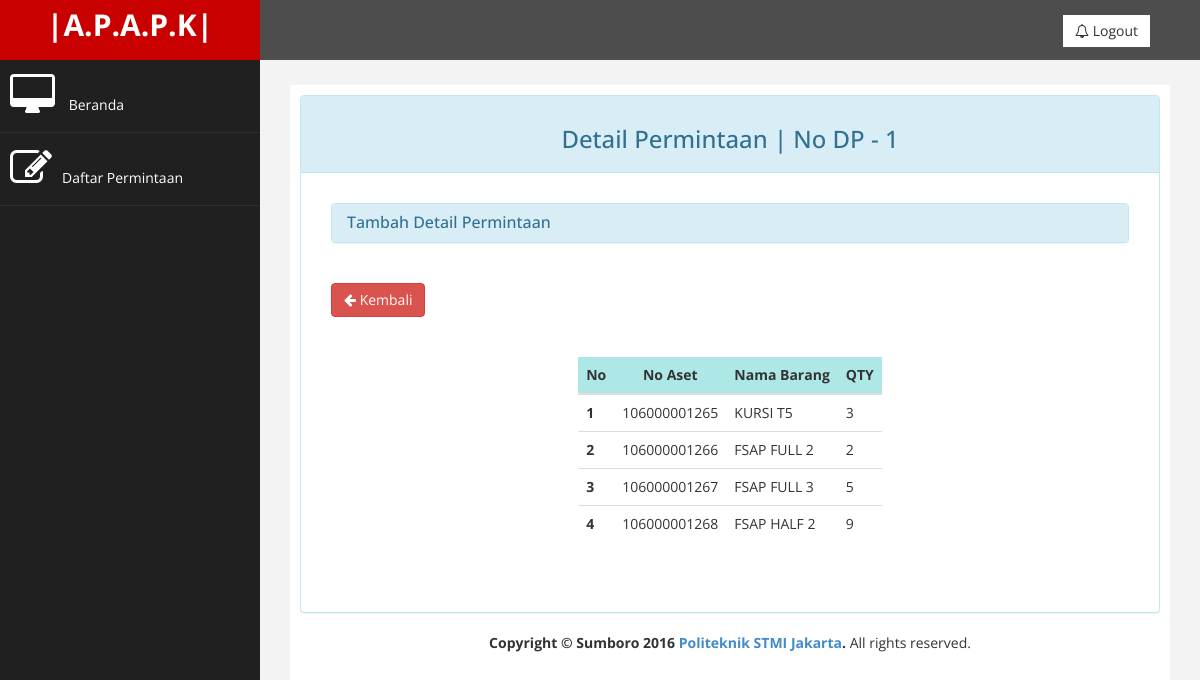
Screenshot of /index.php?halaman=datadpuser&id=1 (signed in) with the database file from the repository.
### tables this page shows
CREATE TABLE IF NOT EXISTS `daftar_permintaan` (
  `no_dp` int(12) NOT NULL AUTO_INCREMENT,
  `ndp` int(10) NOT NULL,
  `no_aset` bigint(15) NOT NULL,
  `qty` int(10) NOT NULL,
  PRIMARY KEY (`no_dp`)
);

CREATE TABLE IF NOT EXISTS `aset_brg` (
  `no_aset` bigint(30) NOT NULL AUTO_INCREMENT,
  `kode_brg` int(10) NOT NULL,
  `stock` int(5) NOT NULL,
  `satuan` varchar(10) NOT NULL,
  `stock_min` int(5) NOT NULL,
  `lokasi` varchar(20) NOT NULL,
  PRIMARY KEY (`no_aset`)
);

CREATE TABLE IF NOT EXISTS `ms_brg` (
  `kode_brg` int(10) NOT NULL AUTO_INCREMENT,
  `nama_brg` varchar(25) NOT NULL,
  `mata_uang` varchar(10) NOT NULL,
  `harga_brg` int(12) NOT NULL,
  `ktrg_brg` varchar(50) NOT NULL,
  PRIMARY KEY (`kode_brg`)
);

### datadpuser.php (the view, shortened to what this page needs)
<?php
$id='';
if(ISSET($_GET['id']))
{
	$id=$_GET['id'];
}
$no = 0;
?>
<div class="row">
                <div class="col-md-12">
                    <div class="panel panel-info">
                        <div class="panel-heading" align="center">
                             <h3>Detail Permintaan | No DP - <?php echo $id ; ?></h3>
                        </div>
						<div class="panel-body">
						<div class="panel-group" id="accordion">
<div class="panel-body">
<div class="panel panel-info">
 <div class="panel-heading">
 <h2 class="panel-title">
<a data-toggle="collapse" data-parent="#accordion" href="#collapseOne" class="collapsed">Tambah Detail Permintaan</a></h2></div>
</div><br>
<br><a href="index.php?halaman=datandpuser" class="btn btn-danger"><i class="fa fa-arrow-left"></i> Kembali</a><br>
                <div class="table-responsive">
                            <div class="table-responsive">
<table class="table table-hover" id="dataTables-example" align="center">
    <thead>
        <tr bgcolor="#ADE8E6" align="center">
			<th>No</th>
			<th>No Aset</th>
            <th>Nama Barang</th>
			<th>QTY</th>
        </tr>
    </thead>
    <tbody>
        <?php
		$conditions="";
		if(ISSET($_GET['id']))
{
	$conditions = " and dp.ndp='".$_GET['id']."'";
}
        if(isset($_POST['button'])){
            $tcari=$_POST['tcari'];
            $us = mysql_query("SELECT * FROM daftar_permintaan JOIN dp ON daftar_permintaan.ndp = dp.ndp JOIN aset_brg ON daftar_permintaan.no_aset = aset_brg.no_aset JOIN ms_brg ON aset_brg.kode_brg = ms_brg.kode_brg WHERE no_dp LIKE '%".$_POST['tcari']. "'");
        }else{
            $us = mysql_query("SELECT * FROM daftar_permintaan JOIN dp ON daftar_permintaan.ndp = dp.ndp JOIN aset_brg ON daftar_permintaan.no_aset = aset_brg.no_aset JOIN ms_brg ON aset_brg.kode_brg = ms_brg.kode_brg $conditions");
        }
        while($data=mysql_fetch_array($us))
        {
		$no++;
        ?>
        <tr>
			<td><b><?php echo $no ; ?></b></td>
            <td><?php echo $data['no_aset'] ?></td>
            <td><?php echo $data['nama_brg'] ?></td>
			<td><?php echo $data['qty'] ?></td>
			</tr>
        <?php
    }
    ?>
    </tbody>
</table>
</div></div>
                        </div>
                    </div>
                </div>
            </div>

### assets/css/custom.css (style rules this page uses)
body { font-family: 'Open Sans', sans-serif; }
h2 { color: #f00; }

### rows the page displays
daftar_permintaan: aset_brg.no_aset "106000001265", ms_brg.nama_brg "KURSI T5", qty "3"
daftar_permintaan: aset_brg.no_aset "106000001266", ms_brg.nama_brg "FSAP FULL 2", qty "2"
daftar_permintaan: aset_brg.no_aset "106000001267", ms_brg.nama_brg "FSAP FULL 3", qty "5"
daftar_permintaan: aset_brg.no_aset "106000001268", ms_brg.nama_brg "FSAP HALF 2", qty "9"

### other values shown
$id "1"
